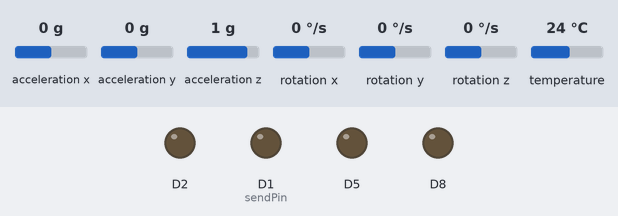
Simulated run of this sketch. Board: ESP8266 (NodeMCU). On the bench: output pins drawn as LEDs (lit = HIGH). Dashed ring = blinking. Inputs (shaded band) come from the test bench; at power-on: acceleration x 0 g, acceleration y 0 g, acceleration z 1 g, rotation x 0 °/s, rotation y 0 °/s, rotation z 0 °/s, temperature 24 °C. WiFi joins after 1.5 s; servers stay silent unless stated; no MQTT or app messages arrive unless stated; what the sketch prints to the serial monitor is not drawn.

Above: at 2.7 s.
2.8 s: acceleration x set to 0.5 g
4.7 s: acceleration x set to 0.8 g
At 5.63 s:
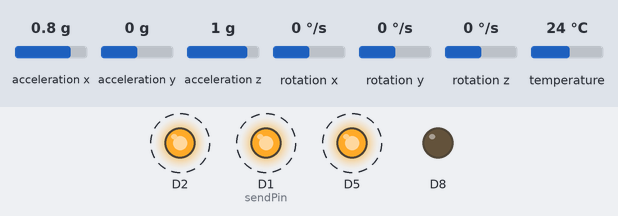
8.8 s: acceleration x set to -1.4 g
At 9.6 s:
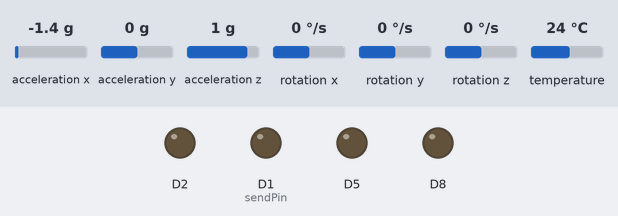
Timing chart, 0 to 11.8 s (numbered marks = the images above; inputs shaded):
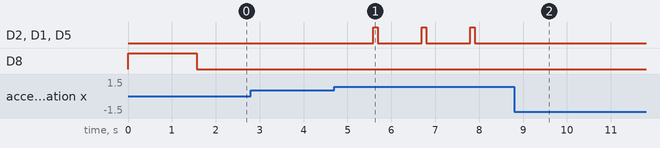

Measured:
- the behaviour switches between 0.6 and 0.7 g on acceleration x (found by bisection; images 0 and 1)
- after the input at 2.8 s, every drawn part: stays the same
- after the input at 4.7 s, D2, D1 (sendPin), D5: alternates HIGH for 0.10 s and LOW for 1.0 s, starting after 0.89 s
- after the input at 8.8 s, D2, D1 (sendPin), D5: stops changing and stays LOW

The sketch:

esp8266_mpu6050_flag_Sender_1.ino
```cpp
#include <PubSubClient.h>
#include <ESP8266WiFi.h>
#include <Wire.h>
#include <MPU6050.h>
#include<SoftwareSerial.h>
#include <SPI.h>

int sendPin = D1;

MPU6050 mpu;

#define WIFI_AP "majorProject" //Wifi Name to be set
#define WIFI_PASSWORD "Project123"  //Wifi password to be set
#define TOKEN "iW6emu2pQIXfU9EzsUc2" //Token key to send the data to cloud
char thingsboardServer[] = "demo.thingsboard.io"; //cloud server

WiFiClient wifiClient;
PubSubClient client(wifiClient);
void reconnect();
void InitWiFi();
unsigned long lastSend;
int status = WL_IDLE_STATUS;

void setup()
{

  pinMode(D2, OUTPUT);
  pinMode(D8, OUTPUT);
  pinMode(D5, OUTPUT);
  digitalWrite(D5, LOW);

  Serial.begin(115200);
  Wire.begin(D6, D7);
  delay(10);
  mpu.begin();

  InitWiFi();

  client.setServer( thingsboardServer, 1883 );
  lastSend = 0;

  pinMode(sendPin, OUTPUT);
  digitalWrite(sendPin, LOW);
}

void loop()
{
  if ( !client.connected() )
  {
    reconnect();
  }
  digitalWrite(D2, LOW);
  Vector rawAccel = mpu.readRawAccel();
  Vector normAccel = mpu.readNormalizeAccel();
  float combine = normAccel.XAxis + normAccel.YAxis + normAccel.ZAxis; //Vibration data from MPU6050
  float temp = mpu.readTemperature(); //Temperature data from MPU6050
  Serial.print("Temperature: ");
  Serial.print(temp);

  if (normAccel.XAxis >= 6.50 && normAccel.XAxis <= 10.00) {
    digitalWrite(sendPin, HIGH);
    digitalWrite(D2, HIGH);
    digitalWrite(D5, HIGH);
    delay(100);
    digitalWrite(sendPin, LOW);
  }
  else if (normAccel.XAxis >= 29.56 && normAccel.XAxis <= 33.40) {
    digitalWrite(sendPin, HIGH);
    digitalWrite(D2, HIGH);
    digitalWrite(D5, HIGH);
    delay(100);
    digitalWrite(sendPin, LOW);
  }
  digitalWrite(D2, LOW);
  digitalWrite(D5, LOW);

  String payload = "{";  //Sting formation to upload the data
  payload += "\"temperature\":";
  payload += String(temp);
  payload += ",";
  payload += "\"XAxis\":";
  payload += String(normAccel.XAxis);
  payload += ",";
  payload += "\"YAxis\":";
  payload += String(normAccel.YAxis);
  payload += ",";
  payload += "\"ZAxis\":";
  payload += String(normAccel.ZAxis);
  payload += "}";
  char attributes[100];
  payload.toCharArray( attributes, 100 );
  client.publish( "v1/devices/me/telemetry", attributes );
  Serial.println( attributes );


  client.loop();
  delay(1000);
}


void InitWiFi()
{
  digitalWrite(D8, HIGH); //Connecting to wifi
  Serial.println("Connecting to AP ..."); // attempt to connect to WiFi network

  WiFi.begin(WIFI_AP, WIFI_PASSWORD);   //Parsing the wifi AP and password to get connect to wifi
  while (WiFi.status() != WL_CONNECTED) // checking if connected
  {
    delay(500);
    Serial.print("."); // if not then print
  }
  Serial.println("Connected to AP");
  digitalWrite(D8, LOW);//Connected to wifi
}


void reconnect()
{
  while (!client.connected()) // Loop until we're reconnected
  {
    status = WiFi.status();
    if ( status != WL_CONNECTED)
    {
      digitalWrite(D8, HIGH); //connecting to wifi
      WiFi.begin(WIFI_AP, WIFI_PASSWORD);
      while (WiFi.status() != WL_CONNECTED)
      {
        delay(500);
        Serial.print(".");
      }
      Serial.println("Connected to AP");
      digitalWrite(D8, LOW);// wifi connected
    }
    digitalWrite(D8, HIGH); //connnecting to data server
    Serial.print("Connecting to Thingsboard node ...");
    if ( client.connect("ESP8266 Device", TOKEN, NULL) ) // Attempt to connect (clientId, username, password)
    {
      Serial.println( "[DONE]" );
      // connected to the server
      digitalWrite(D8, LOW);
    }
    else
    {
      Serial.print( "[FAILED] [ rc = " );
      Serial.print( client.state() );
      Serial.println( " : retrying in 5 seconds]" );
      digitalWrite(D2, HIGH); //failed reconnecting to server
      delay( 5000 ); // Wait 5 seconds before retrying
    }
  }
}
```
